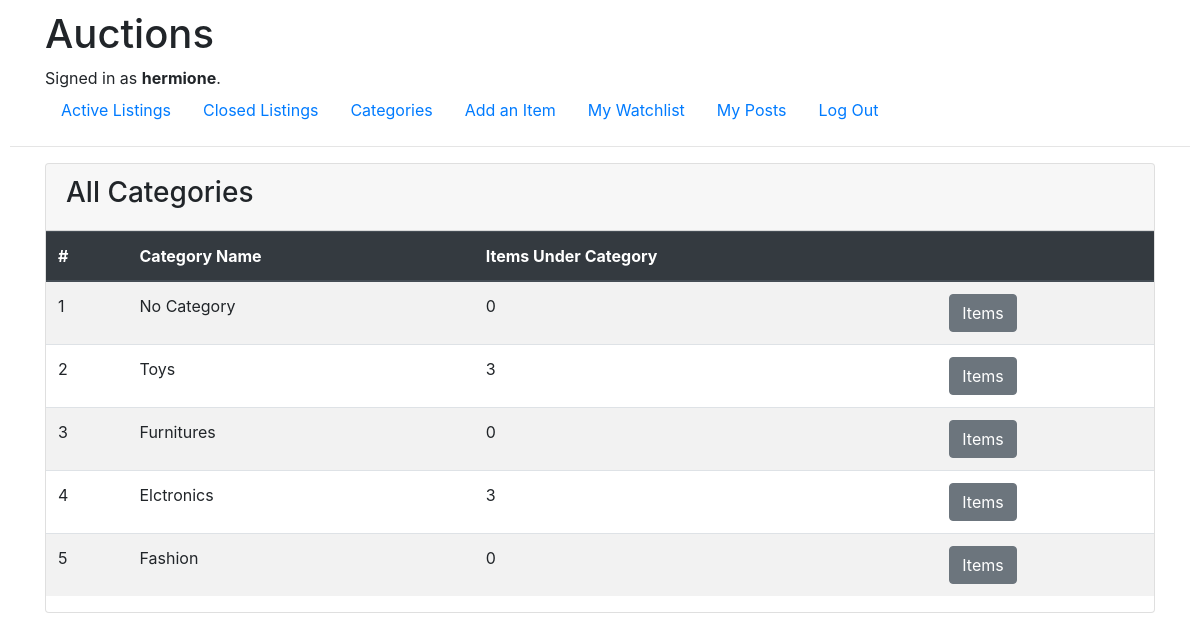
Screenshot of /itemcountbycategory (signed in) with the database file from the repository.
### auctions/models.py (models this page shows, shortened)
class User(AbstractUser):
    watchlist = models.ManyToManyField('Item', blank=True, related_name="watched_by")

class Category(models.Model):
    title = models.CharField(max_length=64)

### auctions/views.py (the view)
# urls.py: path("itemcountbycategory", views.itemcountbycategory, name="itemcountbycategory"),
def itemcountbycategory(request):
    categories = Category.objects.all()
    counts = [len(category.items.all()) for category in categories]
    return render(request, "auctions/itemcountbycategory.html", {
        "contents":zip(categories, counts)
    })

### auctions/templates/auctions/itemcountbycategory.html
{% extends "auctions/layout.html" %}
{% block body %}
  <div class="container">
    <div class="row">
      <div class="col">
        <div class="card">
          <div class="card-header">
            <h3>All Categories</h3>
          </div>
          <table class="table table-striped">
            <thead class="thead-dark">
              <tr>
                <th>#</th>
                <th>Category Name</th>
                <th>Items Under Category</th>
                <th></th>
              </tr>
            </thead>
            <tbody>
              {% for category, count in contents %}
                <tr>
                  <td>{{ forloop.counter }}</td>
                  <td>{{ category.title }}</td>
                  <td>{{ count }}</td>
                  <td>
                    <a href="{% url 'itemlistbycategory' category.id %}" class="btn btn-secondary">Items</a>
                  </td>
                </tr>
              {% endfor %}
            </tbody>
          </table>
        </div>
      </div>
    </div>
  </div>
{% endblock %}

### auctions/templates/auctions/layout.html (shortened to what this page needs)
{% load static %}
<!DOCTYPE html>
<html lang="en">
    <head>
        <link rel="stylesheet" href="https://stackpath.bootstrapcdn.com/bootstrap/4.4.1/css/bootstrap.min.css">
        <link href="{% static 'auctions/styles.css' %}" rel="stylesheet">
    </head>
    <body>
        <div class="container">
            <h1>Auctions</h1>
            <div>
                {% if user.is_authenticated %}
                    Signed in as <strong>{{ user.username }}</strong>.
                {% else %}
                    Not signed in.
                {% endif %}
            </div>
            <ul class="nav">
                <li class="nav-item">
                    <a class="nav-link" href="{% url 'index' %}">Active Listings</a>
                </li>
                <li class="nav-item">
                    <a class="nav-link" href="{% url 'closedlistings' %}">Closed Listings</a>
                </li>
                <li class="nav-item">
                    <a class="nav-link" href="{% url 'itemcountbycategory' %}">Categories</a>
                </li>
                {% if user.is_authenticated %}
                    <li class="nav-item">
                        <a class="nav-link" href="{% url 'create' %}">Add an Item</a>
                    </li>
                    <li class="nav-item">
                        <a class="nav-link" href="{% url 'watchlistitems' %}">My Watchlist </a>
                    </li>
                    <li class="nav-item">
                        <a class="nav-link" href="{% url 'userposts' %}">My Posts</a>
                    </li>
                    <li class="nav-item">
                        <a class="nav-link" href="{% url 'logout' %}">Log Out</a>
                    </li>
                {% endif %}
            </ul>
        </div>
        <hr>
        {% block body %}
        {% endblock %}
    </body>
</html>

### auctions/static/auctions/styles.css (style rules this page uses)
body { padding: 10px; }

### rows the page displays
User: username "hermione"
Category: title "No Category", count "0"
Category: title "Toys", count "3"
Category: title "Furnitures", count "0"
Category: title "Elctronics", count "3"
Category: title "Fashion", count "0"
